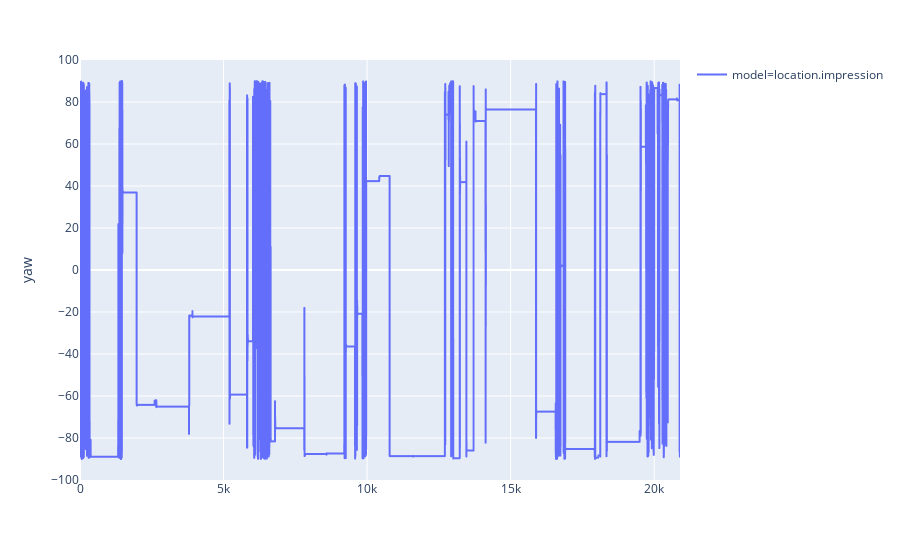

The notebook cell this image was saved under:
### Code cell
# rotation by y-axis: north/west etc. so don't use for clustering directly
df['yaw'] = df.apply(lambda row: math.degrees(math.atan2(float(row['viewport_POINT Z_x']), float(row['viewport_POINT Z_z']))), axis=1)
fig = px.line(df, y="yaw", color="model")
fig.show()

### Figure 1 — Plotly figure (JSON) as saved in the notebook; plotly's stock layout.template omitted (floating-point values rounded to 4 significant figures; data arrays with more than 128 entries replaced by an {"elided": "..."} marker saying what was removed)
{"data": [{"hoverlabel": {"namelength": 0}, "hovertemplate": "model=location.impression<br>yaw=%{y}", "legendgroup": "model=location.impression", "line": {"color": "#636efa", "dash": "solid"}, "mode": "lines", "name": "model=location.impression", "showlegend": true, "type": "scattergl", "xaxis": "x", "y": {"elided": "20900 float values"}, "yaxis": "y"}], "layout": {"legend": {"tracegroupgap": 0}, "margin": {"t": 60}, "xaxis": {"anchor": "y", "domain": [0, 1]}, "yaxis": {"anchor": "x", "domain": [0, 1], "title": {"text": "yaw"}}}}
